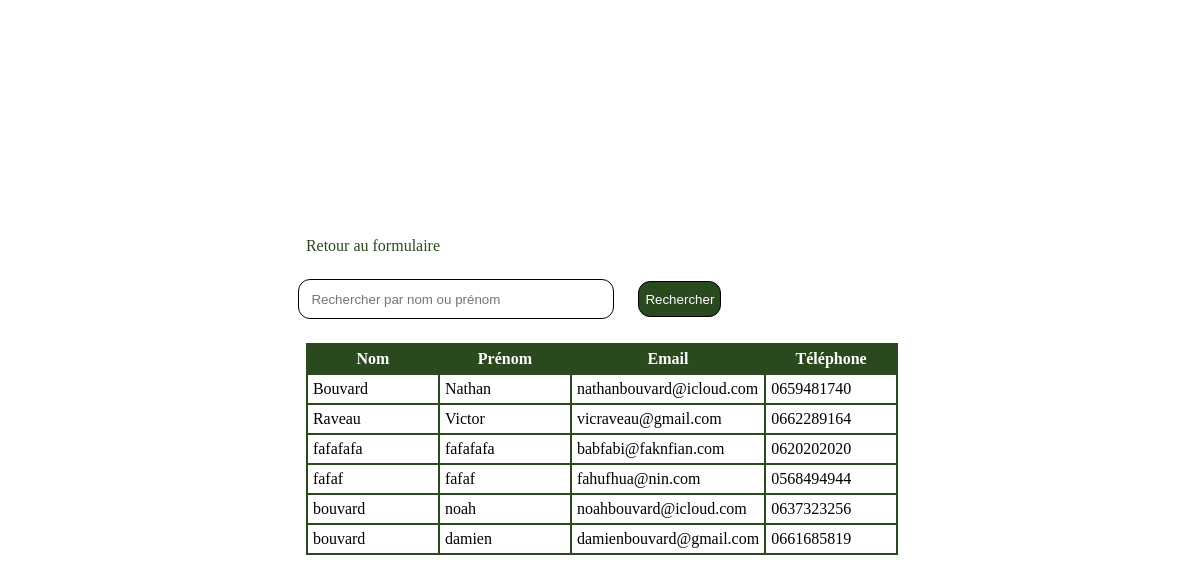
The app's page /affichage.php with its own data.
### tables this page shows
CREATE TABLE `clients` (
  `id` int(11) NOT NULL,
  `nom` varchar(50) NOT NULL,
  `prenom` varchar(50) NOT NULL,
  `email` varchar(100) NOT NULL,
  `telephone` varchar(20) NOT NULL
);

### affichage.php (the view, shortened to what this page needs)
<?php
require_once 'connection.php';
$searchResults = [];
try {
    $stmt = $conn->query("SELECT * FROM clients");
    $clients = $stmt->fetchAll(PDO::FETCH_ASSOC);
} catch (PDOException $e) {
    echo "Error: " . $e->getMessage();
    $clients = [];
}
?>
<!DOCTYPE html>
<html lang="fr">
<head>
    <link rel="stylesheet" href="style.css">
</head>
<body>
    <div class="container">
        <a id="retour" href="formulaire.php">Retour au formulaire</a>
        <form id="recherche" method="POST">
            <section>
                <input type="text" id="searchTerm" placeholder="Rechercher par nom ou prénom" name="searchTerm" required>
            </section>
            <button type="submit">Rechercher</button>
        </form>
        <table>
            <thead>
                <tr>
                    <th>Nom</th>
                    <th>Prénom</th>
                    <th>Email</th>
                    <th>Téléphone</th>
                </tr>
            </thead>
            <tbody>
                <?php if (isset($_POST['searchTerm']) && !empty($searchResults)): ?>
                    <?php foreach ($searchResults as $client): ?>
                        <tr>
                            <td><?= htmlspecialchars($client['nom']) ?></td>
                            <td><?= htmlspecialchars($client['prenom']) ?></td>
                            <td><?= htmlspecialchars($client['email']) ?></td>
                            <td><?= htmlspecialchars($client['telephone']) ?></td>
                        </tr>
                    <?php endforeach; ?>
                <?php elseif (!isset($_POST['searchTerm'])): ?>
                    <?php foreach ($clients as $client): ?>
                        <tr>
                            <td><?= htmlspecialchars($client['nom']) ?></td>
                            <td><?= htmlspecialchars($client['prenom']) ?></td>
                            <td><?= htmlspecialchars($client['email']) ?></td>
                            <td><?= htmlspecialchars($client['telephone']) ?></td>
                        </tr>
                    <?php endforeach; ?>
                <?php endif; ?>
            </tbody>
        </table>
    </div>
</body>
</html>

### style.css (style rules this page uses)
body { background-color: white; display: flex; align-items: center; justify-content: center; flex-direction: column; width: 99vw; height: 97vh; }
form { display: flex; align-items: center; flex-direction: column; padding: 2vw; width: 30vw; }
form div input, form section input { padding-left: 1vw; width: 25vw; height: 3vw; border-radius: 1vw; border: solid 1px black; }
form button { width: 15vw; height: 4vw; border-radius: 1vw; border: none; background-color: #2A491F; color: white; transition: all 0.2s ease }
#recherche { display: flex; align-items: center; justify-content: center; flex-direction: row; }
#recherche button { margin-left: 2vw; width: 20vw; height: 3vw; border-radius: 1vw; border: solid 1px black; }
table { width: 100%; background-color: #FFFFFF; border-collapse: collapse; border-width: 2px; border-color: #2A491F; border-style: solid; color: #000000; }
table td, table th { width: 10vw; border-width: 2px; border-color: #2A491F; border-style: solid; padding: 5px; }
table th { color: white; }
table thead { background-color: #2A491F; }
#retour { color: #2A491F; text-decoration: none; position: relative; transition: all 0.3s ease; }
#retour::after { content: ''; position: absolute; width: 100%; height: 2px; bottom: -4px; left: 0; background-color: #2A491F; transform: scaleX(0); transform-origin: bottom right; transition: transform 0.3s ease; }

### records on screen
clients: nom "Bouvard", prenom "Nathan", email "nathanbouvard@icloud.com", telephone "0659481740"
clients: nom "Raveau", prenom "Victor", email "vicraveau@gmail.com", telephone "0662289164"
clients: nom "fafafafa", prenom "fafafafa", email "babfabi@faknfian.com", telephone "0620202020"
clients: nom "fafaf", prenom "fafaf", email "fahufhua@nin.com", telephone "0568494944"
clients: nom "bouvard", prenom "noah", email "noahbouvard@icloud.com", telephone "0637323256"
clients: nom "bouvard", prenom "damien", email "damienbouvard@gmail.com", telephone "0661685819"
